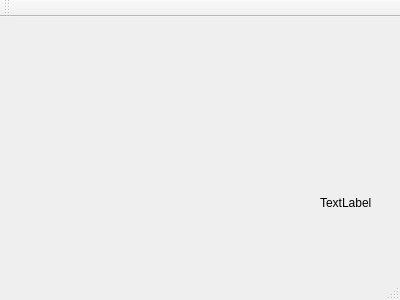
<?xml version="1.0" encoding="UTF-8"?>
<ui version="4.0">
 <class>MainWindow</class>
 <widget class="QMainWindow" name="MainWindow">
  <property name="geometry">
   <rect>
    <x>0</x>
    <y>0</y>
    <width>400</width>
    <height>300</height>
   </rect>
  </property>
  <property name="windowTitle">
   <string>MainWindow</string>
  </property>
  <widget class="QWidget" name="centralWidget">
   <widget class="QLabel" name="label">
    <property name="geometry">
     <rect>
      <x>320</x>
      <y>180</y>
      <width>54</width>
      <height>12</height>
     </rect>
    </property>
    <property name="text">
     <string>TextLabel</string>
    </property>
   </widget>
  </widget>
  <widget class="QMenuBar" name="menuBar">
   <property name="geometry">
    <rect>
     <x>0</x>
     <y>0</y>
     <width>400</width>
     <height>23</height>
    </rect>
   </property>
  </widget>
  <widget class="QToolBar" name="mainToolBar">
   <attribute name="toolBarArea">
    <enum>TopToolBarArea</enum>
   </attribute>
   <attribute name="toolBarBreak">
    <bool>false</bool>
   </attribute>
  </widget>
  <widget class="QStatusBar" name="statusBar"/>
 </widget>
 <layoutdefault spacing="6" margin="11"/>
 <resources/>
 <connections/>
</ui>
